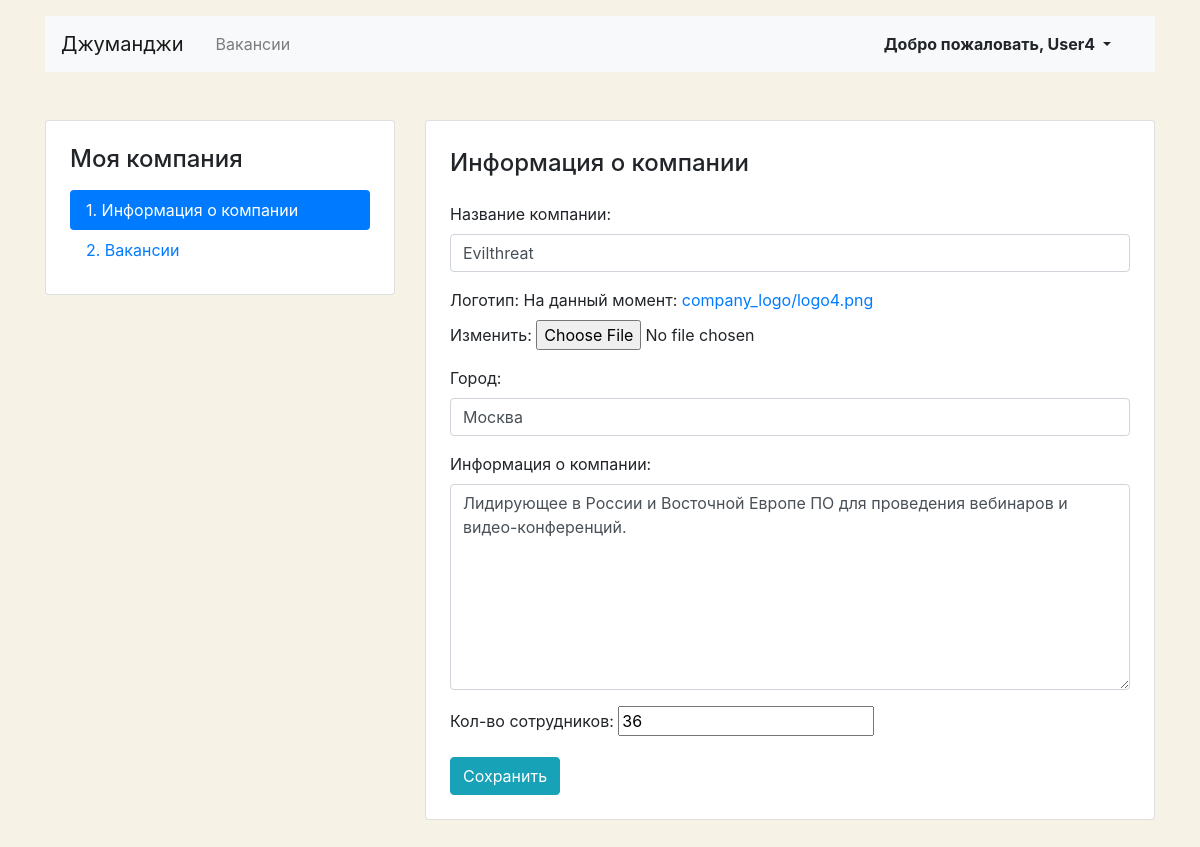
Screenshot of /mycompany/ (signed in) with the database file from the repository.
### vacancies/models.py (models this page shows, shortened)
class Company(models.Model):
    name = models.CharField(max_length=50, verbose_name="Название компании")
    location = models.CharField(max_length=50, verbose_name="Город")
    logo = models.ImageField(upload_to="company_logo", default="https://place-hold.it/100x60", verbose_name="Логотип")
    description = models.TextField(max_length=1000, verbose_name="Информация о компании")
    employee_count = models.PositiveIntegerField(verbose_name="Кол-во сотрудников")
    owner = models.OneToOneField(User, on_delete=models.CASCADE, verbose_name="Владелец")
    class Meta:
        verbose_name = "Компания"
        verbose_name_plural = "Компании"

### vacancies/views.py (the view)
# urls.py: path("mycompany/", views.UpdateCompany.as_view(), name="company_update"),
class UpdateCompany(IfNoCompanyYet, SuccessMessageMixin, UpdateView):
    form_class = CompanyForm
    template_name = "vacancies/company_form.html"
    success_url = reverse_lazy("company_update")
    success_message = "Информация о компании обновлена!"
    extra_context = {"title": "Обновить компанию"}
    def get_object(self, queryset=None):
        return self.request.user.company

### vacancies/forms.py
class CompanyForm(forms.ModelForm):
    class Meta:
        model = Company
        fields = ("name", "logo", "location", "description", "employee_count")
        widgets = {
            "name": forms.TextInput(attrs={"class": "form-control"}),
            "location": forms.TextInput(attrs={"class": "form-control"}),
            "description": forms.Textarea(attrs={"class": "form-control", "rows": 8}),
        }

### vacancies/views.py (called while the page is built)
    def test_func(self):
        return Company.objects.filter(owner=self.request.user).exists()

### vacancies/templates/vacancies/company_form.html (shortened to what this page needs)
{% extends "base.html" %}
{% block content %}
<main class="container mt-3 pb-5">
    <div class="row mt-5">
        {% include "vacancies/included/_sidebar.html" %}
        <div class="col-12 col-lg-8">
            <div class="card">
                <div class="card-body px-4 pb-4">
                    <section class="tab-pane fade show active">
                        <h2 class="h4 pt-2 pb-3">Информация о компании</h2>
                        <form method="post" enctype="multipart/form-data">
                            {{ form.as_p }}
                            <button class="btn btn-info" type="submit">Сохранить</button>
                        </form>
                    </section>
                </div>
            </div>
        </div>
    </div>
</main>
{% endblock %}

### templates/included/_navbar.html (shortened to what this page needs)
<nav class="navbar navbar-expand-lg navbar-light bg-light">
    <a class="navbar-brand mr-4" href="{% url 'home_page' %}">Джуманджи</a>
    <div class="collapse navbar-collapse justify-content-between" id="navbarNav">
        <ul class="navbar-nav col-10">
            {% url "vacancies" as vacancies %}
            <li class="nav-item {% if request.path == vacancies %} active {% endif %}">
                <a class="nav-link" href="{% url 'vacancies' %}">Вакансии</a>
            </li>
        </ul>
        <ul class="navbar-nav col-2 justify-content-end">
            {% if request.user.is_authenticated %}
            <li class="nav-item active">
                <div class="btn-group">
                    <button type="button" class="btn dropdown-toggle font-weight-bold" data-toggle="dropdown"
                            aria-haspopup="true" aria-expanded="false">
                        Добро пожаловать, {{  user.username }}
                    </button>
                </div>
            </li>
            {% else %}
            <li class="nav-item active">
                <a href="{% url 'login' %}?next={{request.path}}" class="nav-link font-weight-bold">Вход</a>
            </li>
            {% endif %}
        </ul>
    </div>
</nav>

### rows the page displays
Company: name "Evilthreat", location "Москва", description "Лидирующее в России и Восточной Европе ПО для проведения вебинаров и видео-конференций.", employee_count "36"

### other values shown
{{ user.username }} "User4"
